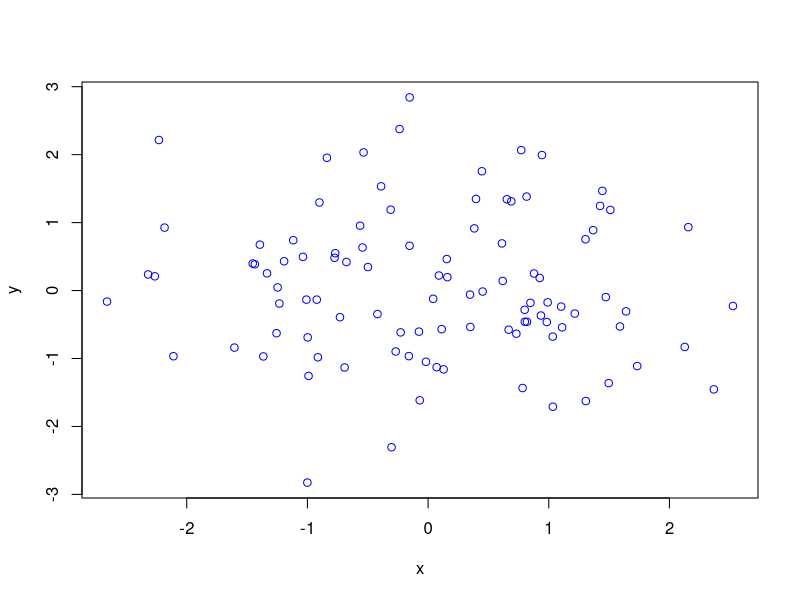

R code for this plot:
### Exercise 2 ###

# 1.  Build a shiny app that displays this chart
# 2.  Create number inputs that let you choose the number of points
# 3.  Bonus: Create a dropdown menu to let the user pick the color:

# We'll look into these more next week: http://shiny.rstudio.com/gallery/widget-gallery.html 

x <- rnorm(100)
y <- rnorm(100)
plot <- plot(x,y, col = 'blue')
